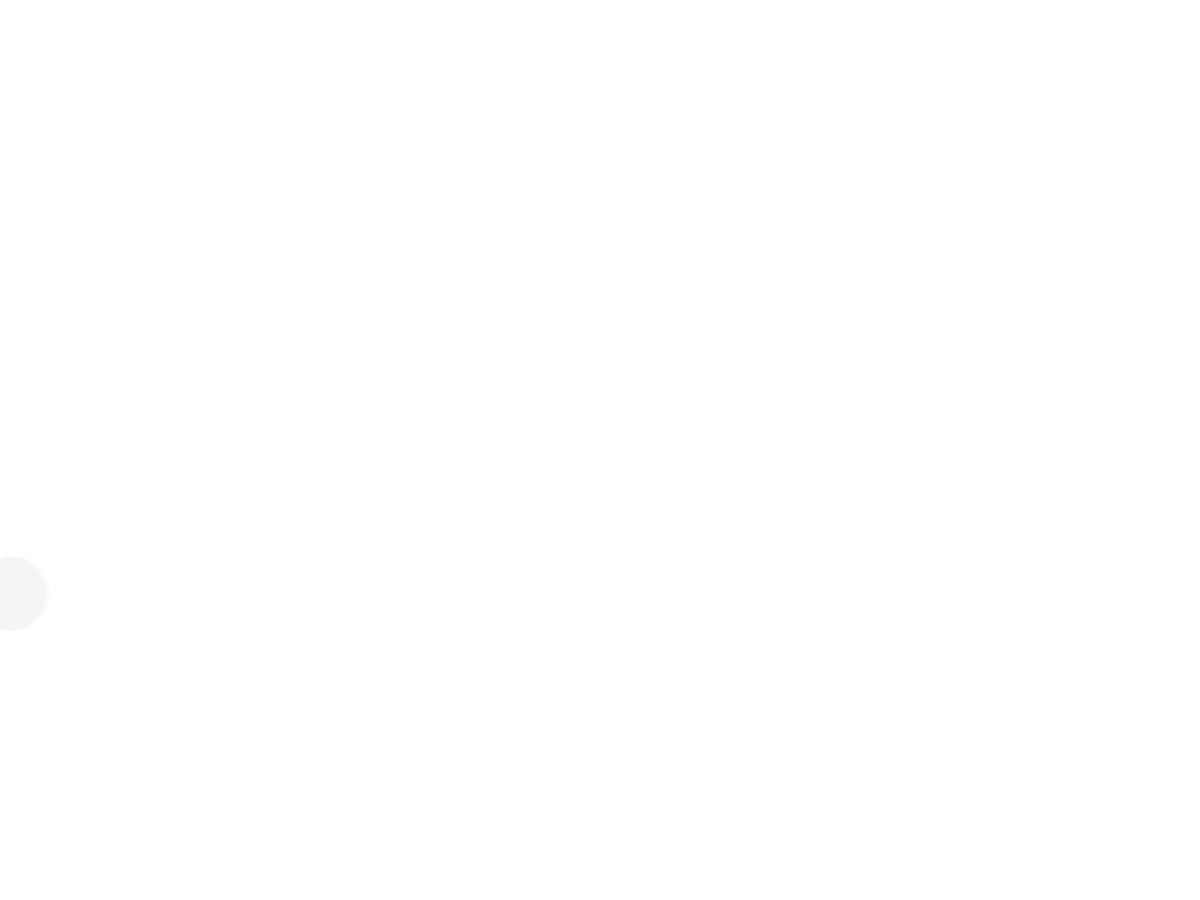
Frame 1 (no input)
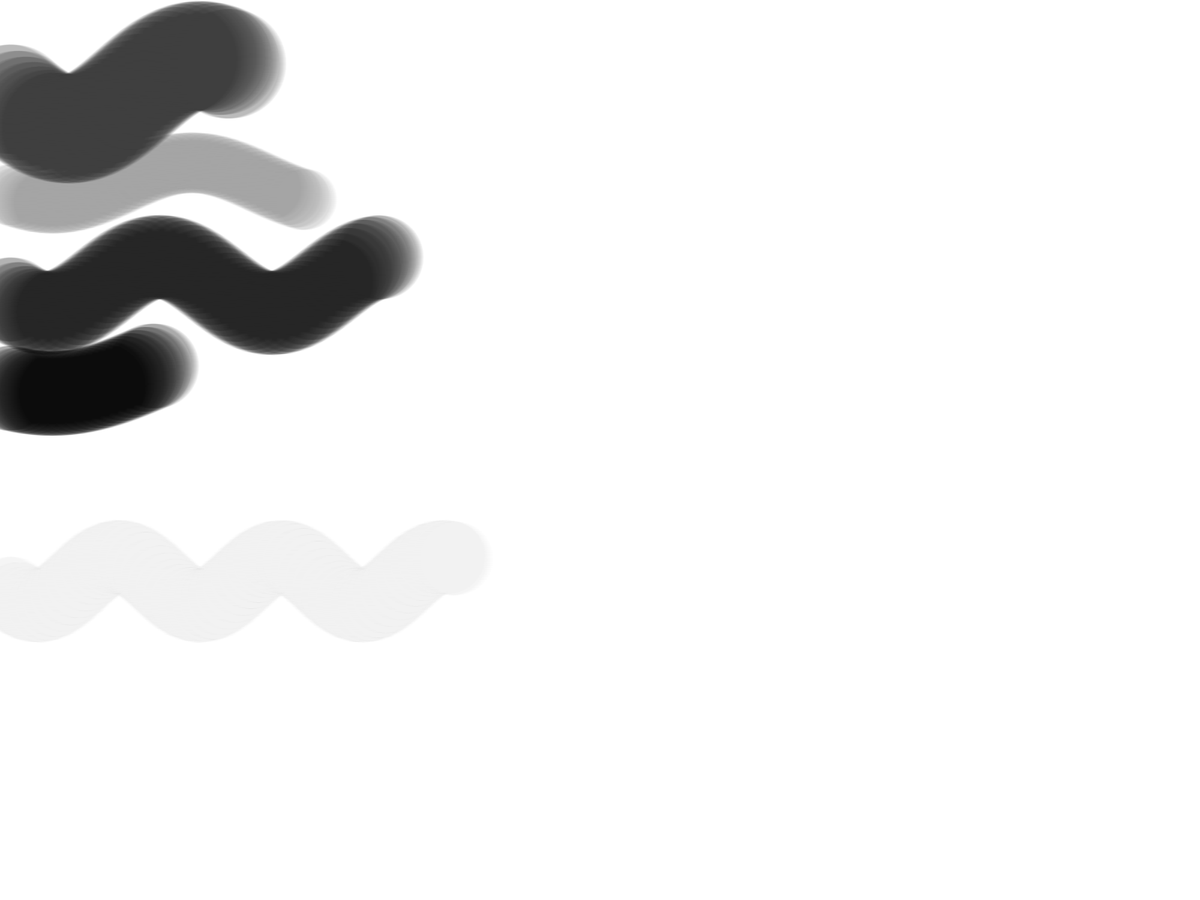
Frame 60 (the mouse pressed at the canvas centre just before this capture)
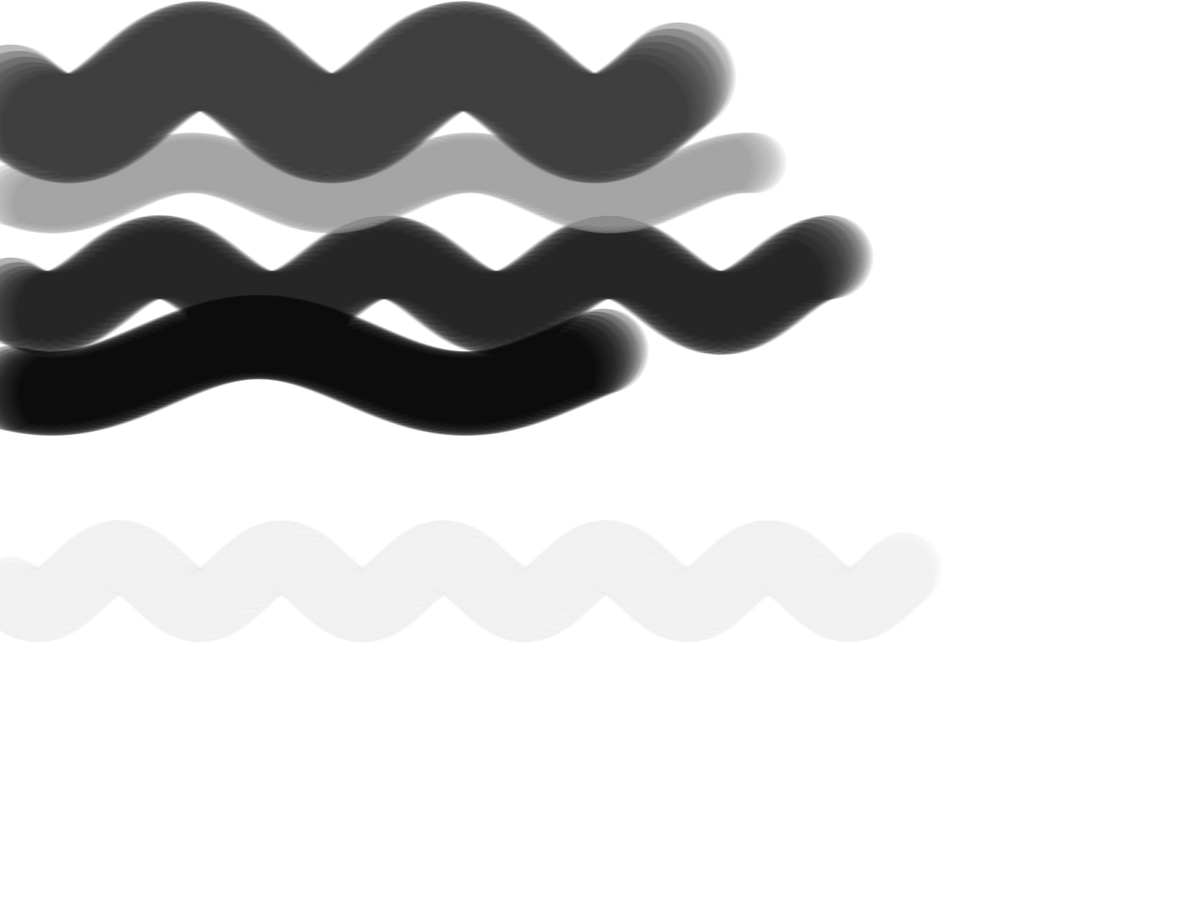
Frame 120 (the mouse held since frame 60 and released just before this capture)

The Processing sketch that drew these frames (run headless with seeded random() and noise(); from frame 60 on, the mouse is pressed at the canvas centre):

// Processing sketch: round
// ── round.pde
int clouds = 5;
int speed = 10;

// too lazy to make this into a class
int[] xs = new int[clouds];
int[] colors = new int[clouds];
int[] ys = new int[clouds];
int[] widths = new int[clouds];
float[] incs = new float[clouds];
float[] periods = new float[clouds];

void setup() {
  fullScreen();
  background(255);
  for (int i = 0; i < clouds; i++) {
    xs[i] = i*-100;
  }
}


void draw() {
  noStroke();
  fill(0, 0, 255, 1);
  for( int i = 0; i < clouds; i++ ){
    // re-init cloud options
    if (xs[i] == 0) {
      ys[i] = floor(random(height));
      widths[i] = floor(random(80, 150));
      incs[i] = random(0.1,0.3);
      periods[i] = random(0,1);
      colors[i] = floor(random(0,255));
    }  
    // draw each cloud
    
    fill(colors[i],10);
    periods[i] += incs[i];
    xs[i] += speed;
    for(int j = 0; j < speed; j++) {
      ellipse(xs[i]+j, (sin(periods[i])*widths[i]/3) + ys[i], widths[i], widths[i]);
    }
    if(xs[i] > width) {
      xs[i] = 0;
    }
  }
}
